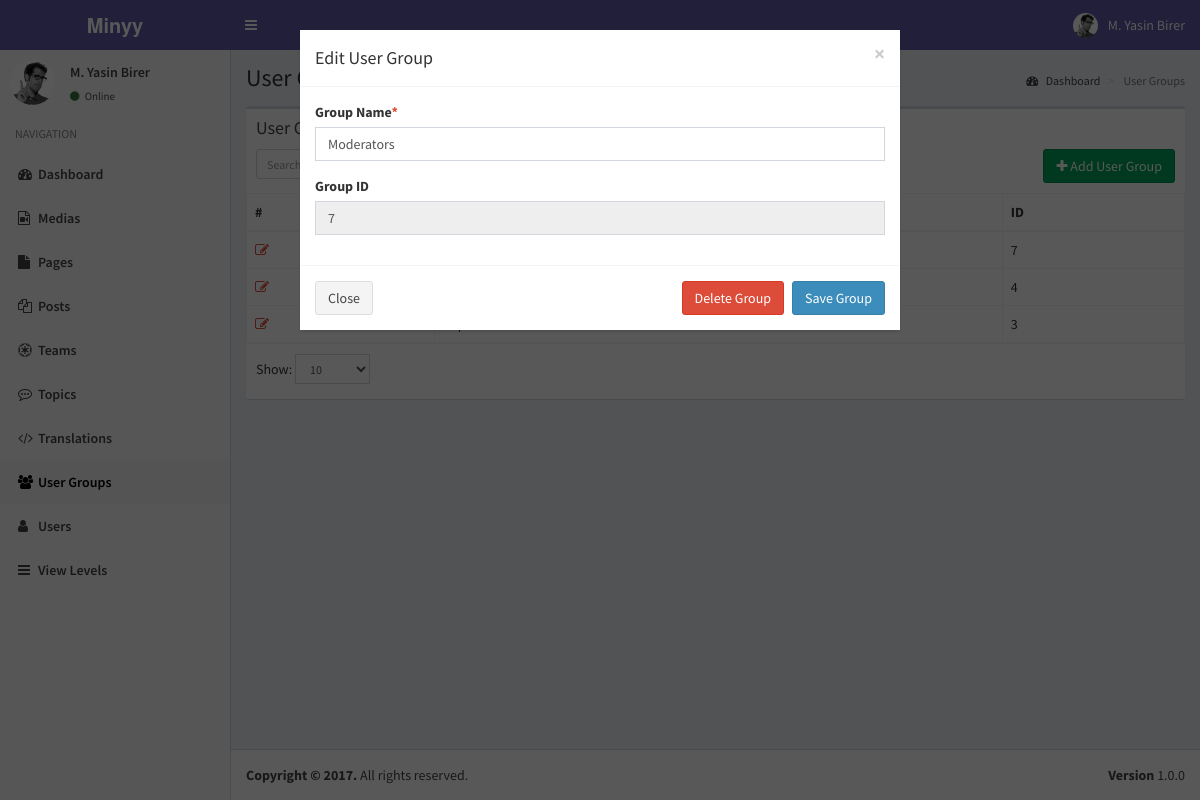
Page /index.php?controller=module&action=user_groups&do=edit&id=7 (signed in) on the committed database.
### tables this page shows
CREATE TABLE `users` (
  `pk_user_id` int(11) NOT NULL,
  `username` varchar(50) NOT NULL,
  `password` varchar(50) NOT NULL,
  `email` varchar(75) NOT NULL,
  `last_visit` timestamp NOT NULL DEFAULT CURRENT_TIMESTAMP,
  `fullname` varchar(50) DEFAULT NULL,
  `registration_date` timestamp NULL DEFAULT CURRENT_TIMESTAMP
);

CREATE TABLE `modules` (
  `pk_module_id` int(11) NOT NULL,
  `name` varchar(20) NOT NULL,
  `icon` varchar(30) DEFAULT NULL,
  `module_key` varchar(20) NOT NULL,
  `does` text,
  `params` text
);

CREATE TABLE `user_groups` (
  `pk_group_id` int(11) NOT NULL,
  `name` tinytext NOT NULL
);

### helpers/view_helper.php (called while the page is built, shortened)
<?php
class ViewHelper
{
    private static $__layout='public';
    public static function getView($viewFolder,$viewFile){
        Functions::requireFile('views/'.$viewFolder,$viewFile.'.php');
    }
    public static function setLayout($layout){
        self::$__layout=$layout;
    }
    public static function getHeader(){
        require_once('views/'.self::$__layout.'_header.php');
    }
}
?>

### controllers/user_groups_controller.php (called while the page is built, shortened)
<?php
class UserGroupsController implements ModuleInterface
{
    public static function getList($params=array()) {
        $search_term=isset($_GET['search_term']) ? Functions::clearString($_GET['search_term']) : "";
        $order_by=isset($_GET['order_by']) && !empty($_GET['order_by']) ? strtolower(Functions::clearString($_GET['order_by'])) : "id";
        $order_dir=isset($_GET['order_dir']) && !empty($_GET['order_dir']) ? strtolower(Functions::clearString($_GET['order_dir'])) : "desc";
        $limit=isset($_GET['limit']) && !empty($_GET['limit']) ? (int) Functions::clearString($_GET['limit']) : 20;
        $page=isset($_GET['page']) && !empty($_GET['page']) ? (int) Functions::clearString($_GET['page']) : 1;
        $offset=($page-1)*$limit;
        $params=[
            "search_term"=>$search_term,
            "order_by"=>$order_by,
            "order_dir"=>$order_dir,
            "limit"=>$limit,
            "offset"=>$offset
        ];
        $objList = UserGroups::getObjList($params);
        ViewHelper::getView('user_groups','user_groups');
    }
    public static function edit($id) {
        if(isset($_POST['editUserGroupForm'])){
            $id=$_POST['editUserGroupFormId'];
            $_DATA=array('name'=>$_POST['editUserGroupFormName']);
            $req=UserGroups::update($id,$_DATA);
            if (!$req['status']) {
                MessageHelper::setMessage(T::__("Error",true),"danger","ban",$req['message']);
            }
            else{
                MessageHelper::setMessage(T::__("Success",true),"success","check",$req['message']);
            }
        }
        else{
            $obj=UserGroups::getObj($id);
        }
        UserGroupsController::getList();
    }
}
?>

### index.php (called while the page is built, shortened)
<?php
require_once('helpers/view_helper.php');
require_once('helpers/functions_helper.php');
require_once('helpers/module_helper.php');
require_once('models/users_model.php');
require_once('models/user_groups_model.php');
require_once('models/view_levels_model.php');
require_once('routes.php');

### models/users_model.php (called while the page is built, shortened)
<?php
class Users implements DatabaseObject {
    public $groups;
    public function __construct($pk_user_id,$username,$password,$email,$last_visit,$fullname,$registration_date){
        $this->fullname=$fullname;
        $this->groups=$this->getUserGroups($pk_user_id);
        $this->modules=$this->getUserModules($pk_user_id);
    }
    public static function getObj($id){
        try{
            $db = Db::getInstance();
            $id = intval($id);
            $req = $db->prepare('SELECT * FROM users WHERE pk_user_id = :pk_user_id');
            $req->execute(array('pk_user_id' => $id));
            $obj = $req->fetch();
            if($obj){
                return new Users( $obj['pk_user_id'],
                                    $obj['username'],
                                    $obj['password'],
                                    $obj['email'],
                                    $obj['last_visit'],
                                    $obj['fullname'],
                                    $obj['registration_date']);
            }
            else{
                return [];
            }
        }
        catch (PDOException $e){
            return $e->getMessage();
        }
    }
    public function getUserGroups($id){
        try{
            $db = Db::getInstance();
            $id = intval($id);
            $req = $db->prepare('SELECT * FROM user_usergroup_map WHERE pk_user_id = :pk_user_id');
            $req->execute(array('pk_user_id' => $id));
            $list=[];
            foreach($req->fetchAll() as $obj) {
                $list[]= $obj['pk_group_id'];
            }
            return $list;
        }
        catch (PDOException $e){
            return $e->getMessage();
        }
    }
    public function getUserModules(){
        $modules=[];
        $params=[
            "search_term"=>"",
            "order_by"=>"name",
            "order_dir"=>"asc",
            "limit"=>"1000",
            "offset"=>"0"
        ];
        $viewLevels=ViewLevels::getObjList($params);
        foreach($viewLevels as $viewObj){
            $voGroups=json_decode($viewObj->groups);
            $voModules=json_decode($viewObj->modules,true);
            foreach($this->groups as $uoGroup){
                if(in_array($uoGroup,$voGroups)){
                    $keys = array_keys($voModules);
                    foreach($keys as $key){
                        if(array_key_exists($key,$modules)){
                            $temp=array_merge($modules[$key],$voModules[$key]);
                            $modules[$key]=array_unique($temp);
                        }
                        else{
                            $modules[$key]=$voModules[$key];
                        }
                    }
                }
            }
        }
        ksort($modules);
        return $modules;
    }
}

### models/view_levels_model.php (called while the page is built, shortened)
<?php
class ViewLevels implements DatabaseObject {
    public static function getObjList($params){
        $list = [];
        $order_dirs=array("desc","asc");
        $key=array_search($params["order_dir"],$order_dirs);
        $order_dir=$order_dirs[($key) ? $key : 0];
        $order_columns=array("pk_view_level_id", "title");
        $key=array_search($params["order_by"],$order_columns);
        $order_by=$order_columns[($key) ? $key : 0];
        $limit=$params["limit"] ? $params["limit"] : "20";
        $offset=$params["offset"] ? $params["offset"] : "0";
        $query="SELECT * FROM view_levels";
        $query.=" ORDER BY $order_by $order_dir LIMIT :offset , :limit";
        $db = Db::getInstance();
        $req = $db->prepare($query);
        $req->bindValue(':limit', intval($limit), PDO::PARAM_INT);
        $req->bindValue(':offset', intval($offset), PDO::PARAM_INT);
        $req->execute();
        foreach($req->fetchAll() as $obj) {
            $list[] = new ViewLevels( $obj['pk_view_level_id'],
                                $obj['title'],
                                $obj['groups'],
                                $obj['modules']);
        }
        return $list;
    }
}

### helpers/module_helper.php (called while the page is built, shortened)
<?php
class ModuleHelper
{
    public static function getModules(){
        try{
            $db = Db::getInstance();
            $req = $db->prepare('SELECT * FROM modules');
            $req->execute();
            $res=$req->fetchAll(PDO::FETCH_ASSOC);
            $returnArray=[];
            foreach($res as $obj){
                $returnArray[$obj['module_key']]=$obj;
            }
            return $returnArray;
        }
        catch(PDOException $e){
            return [];
            var_dump($e);
            die('Die...');
        }
    }
}
?>

### models/user_groups_model.php (called while the page is built, shortened)
<?php
class UserGroups implements DatabaseObject {
    public function __construct($pk_group_id,$name){
        $this->pk_group_id=$pk_group_id;
        $this->name=$name;
    }
    public static function getObjList($params){
        $list = [];
        $order_dirs=array("desc","asc");
        $key=array_search($params["order_dir"],$order_dirs);
        $order_dir=$order_dirs[($key) ? $key : 0];
        $order_columns=array("pk_group_id", "name");
        $key=array_search($params["order_by"],$order_columns);
        $order_by=$order_columns[($key) ? $key : 0];
        $limit=$params["limit"] ? $params["limit"] : "20";
        $offset=$params["offset"] ? $params["offset"] : "0";
        $query="SELECT * FROM user_groups";
        $query.=" ORDER BY $order_by $order_dir LIMIT :offset , :limit";
        $db = Db::getInstance();
        $req = $db->prepare($query);
        $req->bindValue(':limit', intval($limit), PDO::PARAM_INT);
        $req->bindValue(':offset', intval($offset), PDO::PARAM_INT);
        $req->execute();
        foreach($req->fetchAll() as $obj) {
            $list[] = new UserGroups( $obj['pk_group_id'],
                                $obj['name']);
        }
        return $list;
    }
    public static function getObj($id){
        try{
            $db = Db::getInstance();
            $id = intval($id);
            $req = $db->prepare('SELECT * FROM user_groups WHERE pk_group_id = :id');
            $req->execute(array('id' => $id));
            $obj = $req->fetch();
            if($obj){
                return new UserGroups( $obj['pk_group_id'],
                                    $obj['name']);
            }
            else{
                return [];
            }
        }
        catch (PDOException $e){
            return $e->getMessage();
        }
    }
}

### views/user_groups/user_groups.php (the view, shortened to what this page needs)
<?php ViewHelper::getHeader(); ?>
<?php
    global $objList;
    global $params;
?>
<section class="content-header">
    <h1>
    </h1>
    <ol class="breadcrumb">
    <li><a href="index.php"><i class="fa fa-dashboard"></i> <?php T::__("Dashboard"); ?></a></li>
    <li class="active"> <?php T::__("User Groups"); ?></li>
    </ol>
</section>
<section class="content">
    <div class="row">
    <div class="col-xs-12">
        <div class="box">
        <div class="box-header">
            <h3 class="box-title"><?php T::__("User Group Table"); ?></h3>
            <div class="box-toolbox">
            <form id="search-form">
            <div class="input-group input-group-sm pull-left search-form">
                <div class="input-group-btn">
                <button type="submit" class="btn btn-default"><i class="fa fa-search"></i></button>
                </div>
            </div>
            </form>
            <button type="button" data-toggle="openModal" data-target="#addUserGroupModal" class="btn btn-success pull-right">
                <i class="fa fa-plus"></i> <?php T::__("Add User Group"); ?>
            </button>
            </div>
        </div>
        <div class="box-body table-responsive no-padding">
            <table class="table table-hover table-bordered">
            <thead>
                <tr>
                    <th>#</th>
                    <th><?php T::__("Group Name"); ?></th>
                    <th><?php T::__("ID"); ?></th>
                </tr>
            </thead>
            <tbody>
            <?php $i=$params['offset']+1; foreach($objList as $group): ?>
            <tr data-id="<?php echo $group->pk_group_id; ?>">
                <td><a data-toggle="tooltip" title="Düzenle" class="text-red" href="index.php?controller=module&action=user_groups&do=edit&id=<?php echo $group->pk_group_id; ?>"><i class="fa fa-edit"></i></a></td>
                <td class="has-link"><?php echo $group->name; ?></td>
                <td class="has-link"><?php echo $group->pk_group_id; ?></td>
            </tr>
            <?php endforeach; ?>
            </tbody></table>
        </div>
        <div class="box-footer clearfix">
            <div class="table-length dataTables_length pull-left">
                <label><?php T::__("Show:"); ?>
                    <select name="limit" class="form-control input-sm">
                    <option value="10" <?php echo Functions::getUrlVariableValue("limit")=="10" ? "selected" : ""; ?>>10</option>
                    </select>
                </label>
            </div>
        </div>
        </div>
    </div>
    </div>
</section>
<?php
global $obj;
if(!empty($obj)){
    ViewHelper::getView('user_groups','edit_user_group');
}
?>

### views/static/header.php (shortened to what this page needs)
<?php
global $currentUser;
?>
<a href="index.php" class="logo">
    <span class="logo-lg"><b>Minyy</b></span>
</a>
<nav class="navbar navbar-static-top">
    <a href="#" class="sidebar-toggle" data-toggle="offcanvas" role="button">
    </a>
    <div class="navbar-custom-menu">
    <ul class="nav navbar-nav">
        <li class="dropdown user user-menu">
        <a href="#" class="dropdown-toggle" data-toggle="dropdown">
            <img src="assets/img/user2-160x160.jpg" class="user-image" alt="User Image">
            <span class="hidden-xs"><?php echo $currentUser->fullname; ?></span>
        </a>
            </li>
        </ul>
    </div>
</nav>

### views/static/sidebar.php
<?php
global $currentUser;
global $MODULES;
?>
<section class="sidebar">
    <div class="user-panel">
    <div class="pull-left image">
        <img src="assets/img/user2-160x160.jpg" class="img-circle" alt="User Image">
    </div>
    <div class="pull-left info">
        <p><?php echo $currentUser->fullname; ?></p>
        <a href="#"><i class="fa fa-circle text-success"></i> <?php echo T::__('Online'); ?></a>
    </div>
    </div>
    <ul class="sidebar-menu">
    <li class="header"><?php echo T::__('NAVIGATION'); ?></li>
    <?php
    foreach($currentUser->modules as $module=>$moduleProps):
    ?>
    <li class="<?php echo Functions::isActive($module); ?>">
        <a href="index.php?controller=module&action=<?php echo $module; ?>"><i class="fa <?php echo $MODULES[$module]["icon"]; ?>"></i><span><?php echo $MODULES[$module]["name"]; ?></span></a>
    </li>
    <?php endforeach; ?>
    </ul>
</section>

### views/user_groups/edit_user_group.php (shortened to what this page needs)
<?php
    global $obj;
?>
<div class="modal fade" id="editUserGroupModal" tabindex="-1" role="dialog" aria-labelledby="myModalLabel">
    <div class="modal-dialog" role="document">
    <div class="modal-content">
        <form method="post" action="index.php?controller=module&action=user_groups&do=edit" id="editUserGroupForm">
        <div class="modal-header">
        <button type="button" class="close" data-dismiss="modal" aria-label="Close">
            <span aria-hidden="true">&times;</span></button>
        <h4 class="modal-title"><?php T::__("Edit User Group"); ?></h4>
        </div>
        <div class="modal-body">
            <div class="form-group has-feedback">
                <label><?php T::__('Group Name'); ?><span class="text-red">*</span></label>
                <input type="text" class="form-control" id="editUserGroupFormName" value="<?php echo $obj->name; ?>" name="editUserGroupFormName" />
            </div>
            <div class="form-group has-feedback">
                <label><?php T::__('Group ID'); ?></label>
                <input type="text" class="form-control" value="<?php  echo $obj->pk_group_id; ?>" disabled />
            </div>
        </div>
        <div class="modal-footer">
            <a class="btn btn-default pull-left" data-dismiss="modal"><?php T::__("Close"); ?></a>
            <a class="btn btn-danger" href="index.php?controller=module&action=user_groups&do=remove&id=<?php echo $obj->pk_group_id; ?>"><?php T::__("Delete Group"); ?></a>
            <button type="submit" name="editUserGroupForm" class="btn btn-primary"><?php T::__("Save Group"); ?></button>
        </div>
        </form>
    </div>
    </div>
</div>

### assets/css/style.css (style rules this page uses)
.box-toolbox::after { display: block; clear: both; content: ""; }
.box-toolbox .search-form { max-width: 200px; }
.box-toolbox { margin-top: 10px; }

### rows in the picture
users: fullname "M. Yasin Birer"
modules: name "Dashboard"
modules: name "Medias"
modules: name "Pages"
modules: name "Posts"
modules: name "Teams"
modules: name "Topics"
modules: name "Translations"
modules: name "User Groups"
modules: name "Users"
modules: name "View Levels"
user_groups: pk_group_id "7", editUserGroupFormName "Moderators"
user_groups: pk_group_id "4"
user_groups: pk_group_id "3"

### other values in the picture
$text "Online NAVIGATION User Dashboard User Groups User Add User Group ID Show: Edit User Group Group Name Group ID Close Delete Group Save Group"
